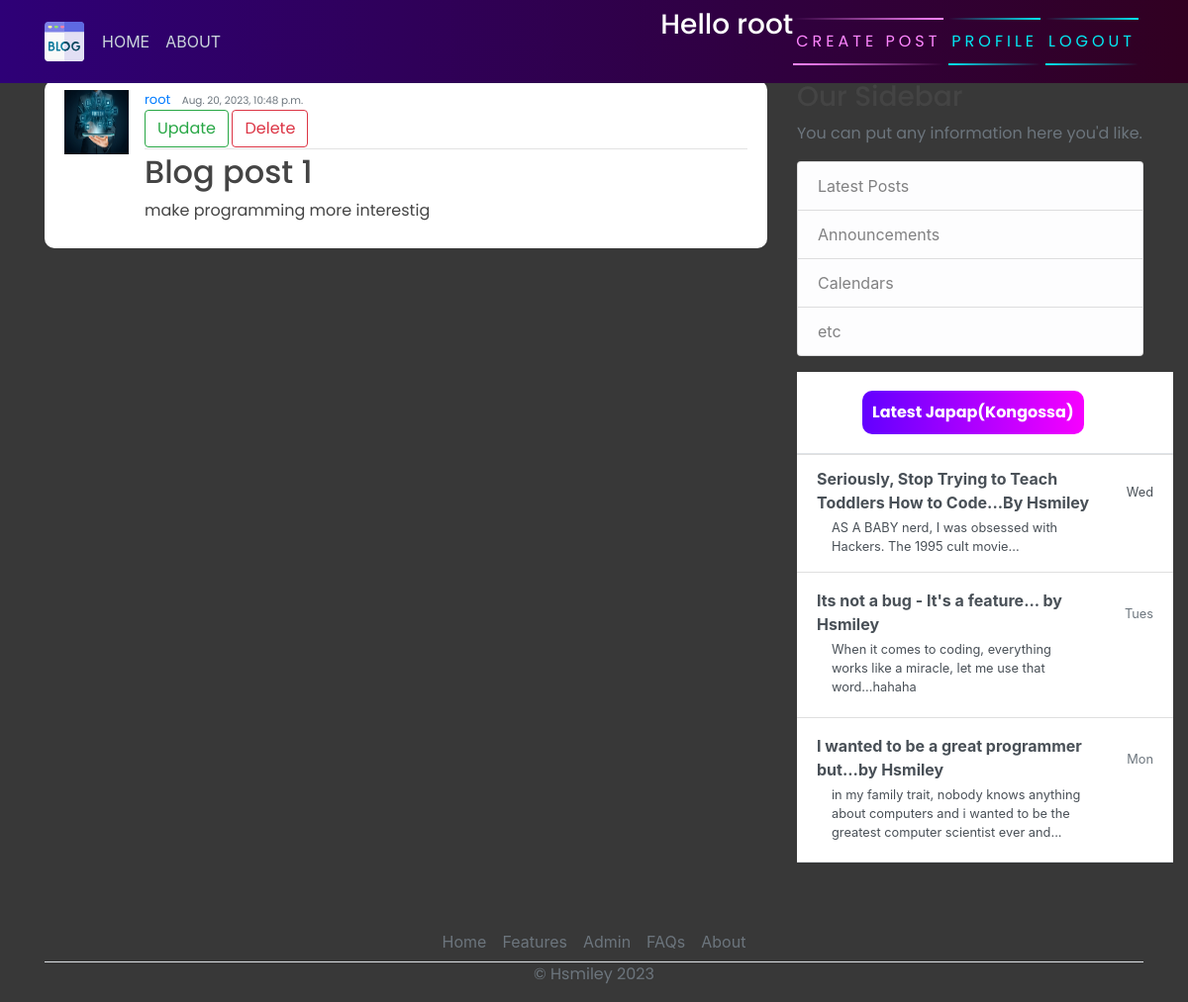
The page /post/1/ (signed in) on the database as committed earlier.
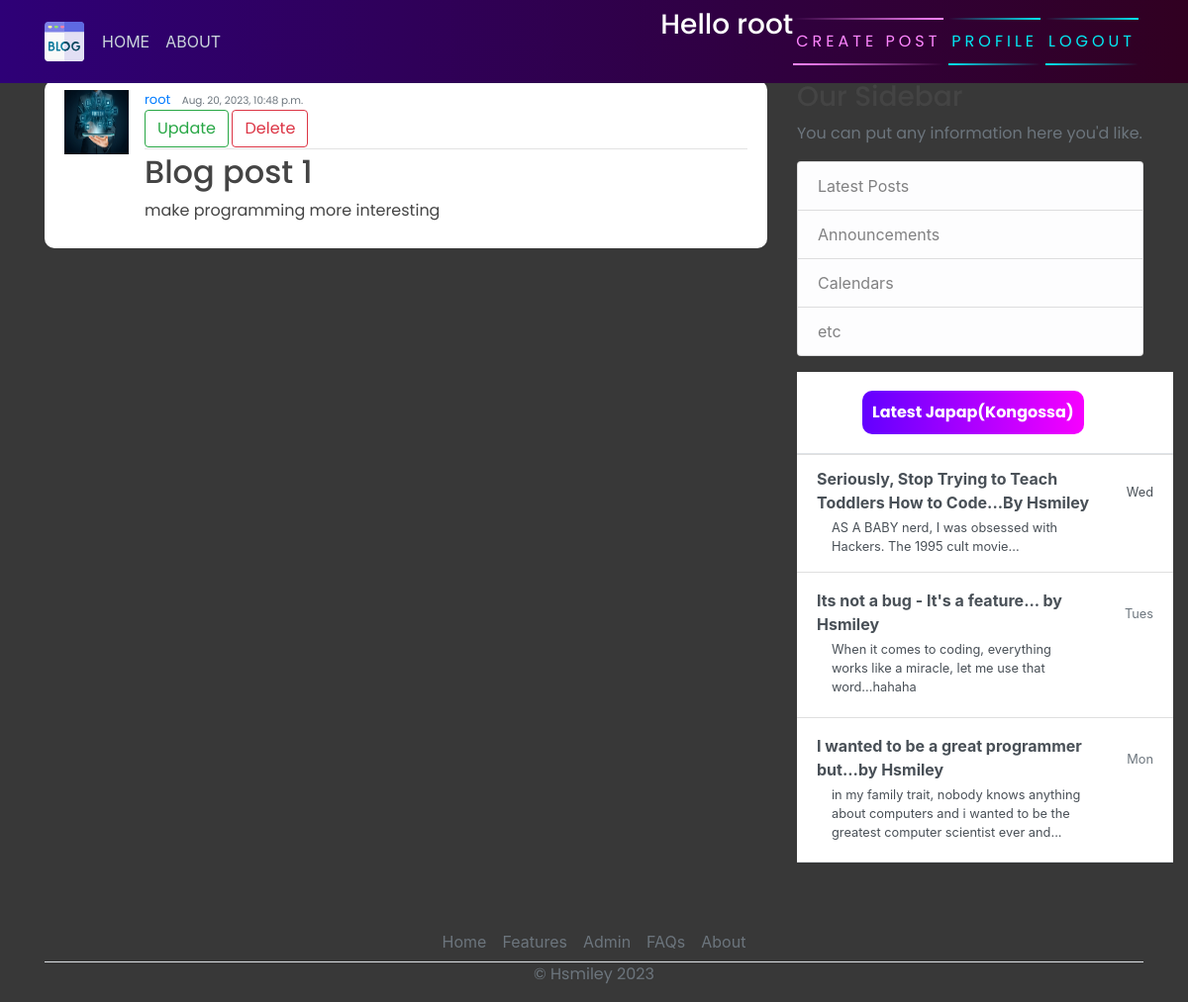
The same page on the database as committed later.
### blog/models.py (models this page shows, shortened)
class Post(models.Model):
    title = models.CharField(max_length=100)
    content = models.TextField()
    date_posted = models.DateTimeField(default=timezone.now) # auto_now_add=True
    author = models.ForeignKey(User, on_delete=models.CASCADE) # if user is deleted, delete all posts

### user/models.py (models this page shows, shortened)
class Profile(models.Model):
    user = models.OneToOneField(User, related_name='profile', on_delete=models.CASCADE)
    image = models.ImageField(default='default.jpg', upload_to='profile_pics')

### blog/views.py (the view)
# urls.py: path('post/<int:pk>/', PostDetailView.as_view(), name="blog-detail"),
class PostDetailView(LoginRequiredMixin, DetailView):
    model = Post

### blog/templates/blog/post_detail.html
{% extends 'blog/base.html' %}
{% block content %}
        <article class="media content-section">
            <img class="rounded-cirlce article-img" src="{{ object.author.profile.image.url }}" alt="">
            <div class="media-body">
              <div class="article-metadata">
                <a class="mr-2" href="#">{{ object.author }}</a>
                <small class="text-muted">{{ object.date_posted }}</small> <br>
                  {% if object.author == user %}
                    <div>
                        <a class="btn btn-outline-success" href="{% url 'blog-update' object.id %}">Update</a>
                        <a class="btn btn-outline-danger" href="{% url 'blog-delete' object.id %}">Delete</a>
                    </div>
                  {% endif %}
              </div>
              <h2><a class="article-title" href="#">{{ object.title }}</a></h2>
              <p class="article-content">{{ object.content }}</p>
            </div>
            <br>
          </article>
{% endblock content %}

Rows that differ between the two databases and show on the page:
changed Post "Blog post 1": content "make programming more interestig" → "make programming more interesting"
